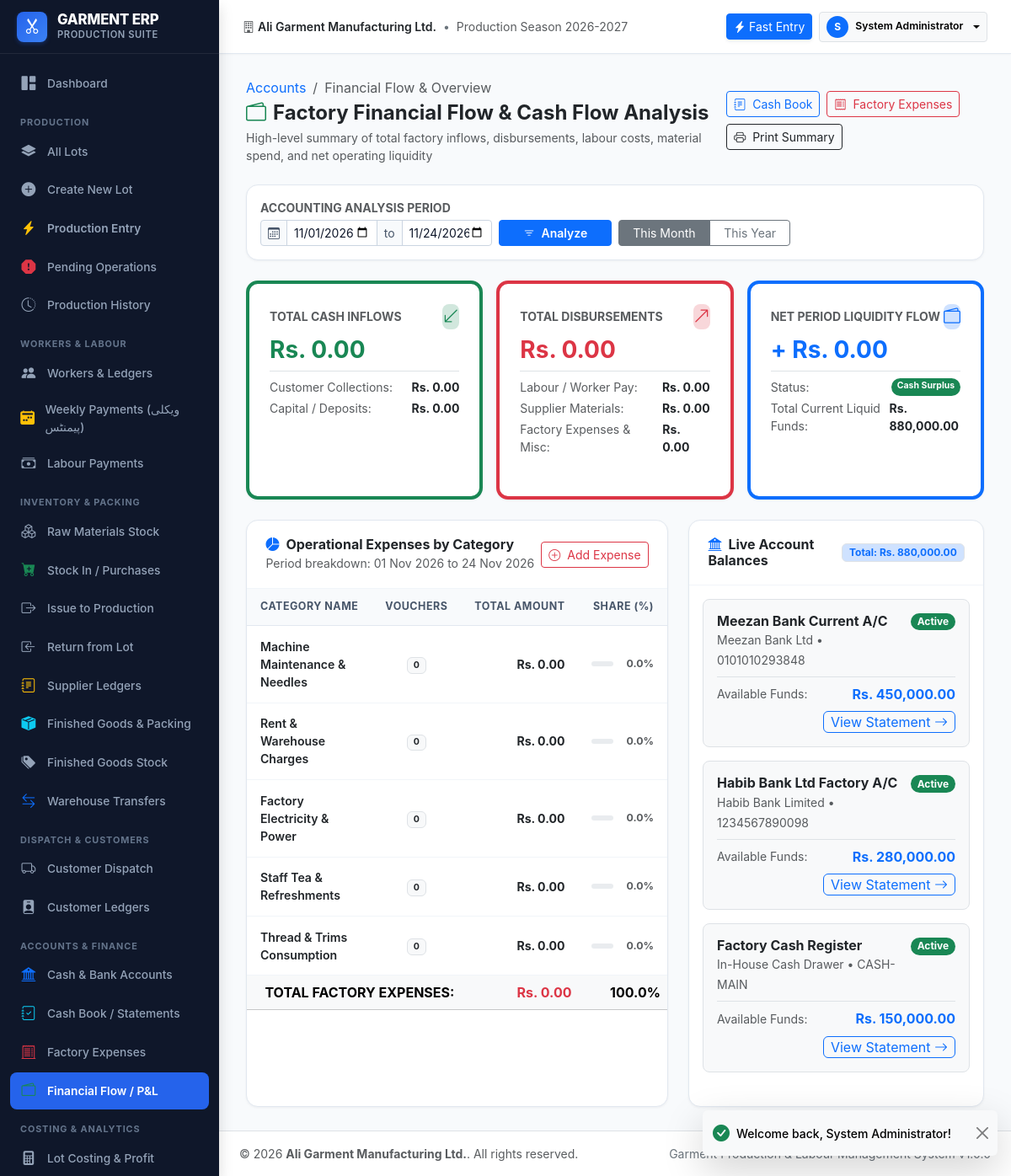
/modules/accounts/overview.php (signed in), run on the app's committed database.
### tables this page shows
CREATE TABLE `users` (
    `id` INT AUTO_INCREMENT PRIMARY KEY,
    `username` VARCHAR(50) NOT NULL UNIQUE,
    `password_hash` VARCHAR(255) NOT NULL,
    `full_name` VARCHAR(100) NOT NULL,
    `role_id` INT NOT NULL,
    `phone` VARCHAR(30) NULL,
    `email` VARCHAR(100) NULL,
    `is_active` TINYINT(1) NOT NULL DEFAULT 1,
    `created_at` DATETIME NOT NULL DEFAULT CURRENT_TIMESTAMP,
    `updated_at` DATETIME NOT NULL DEFAULT CURRENT_TIMESTAMP ON UPDATE CURRENT_TIMESTAMP,
    FOREIGN KEY (`role_id`) REFERENCES `roles`(`id`)
);

CREATE TABLE `cash_bank_accounts` (
    `id` INT AUTO_INCREMENT PRIMARY KEY,
    `account_name` VARCHAR(100) NOT NULL,
    `account_number` VARCHAR(50) NULL,
    `bank_name` VARCHAR(100) NULL,
    `current_balance` DECIMAL(14,2) NOT NULL DEFAULT 0.00,
    `is_active` TINYINT(1) NOT NULL DEFAULT 1
);

### modules/accounts/overview.php (the view, shortened to what the rows shown need)
<?php
require_once __DIR__ . '/../../config/config.php';
require_once __DIR__ . '/../../config/auth.php';
require_login();
$db = get_db();
$accounts = $db->query("SELECT * FROM cash_bank_accounts ORDER BY is_active DESC, current_balance DESC")->fetchAll();
require_once __DIR__ . '/../../includes/header.php';
?>
<div class="app-main">
    <?php require_once __DIR__ . '/../../includes/topbar.php'; ?>
    <div class="app-content">
        <div class="row g-4">
            <div class="col-12 col-lg-7">
                <div class="card-modern h-100">
                    <div class="card-modern-body p-0">
                        <div class="table-responsive">
                            <table class="table table-modern align-middle mb-0">
                                <thead>
                                    <tr>
                                        <th>Category Name</th>
                                        <th class="text-center">Vouchers</th>
                                        <th class="text-end">Total Amount</th>
                                        <th class="text-end" style="width: 140px;">Share (%)</th>
                                    </tr>
                                </thead>
                            </table>
                        </div>
                    </div>
                </div>
            </div>
            <div class="col-12 col-lg-5">
                <div class="card-modern h-100">
                    <div class="card-modern-body p-3">
                        <div class="d-flex flex-column gap-3">
                            <?php foreach ($accounts as $acc):
                            ?>
                                <div class="p-3 border rounded-3 bg-light">
                                    <div class="d-flex justify-content-between align-items-start mb-1">
                                        <div>
                                            <h6 class="fw-bold text-dark mb-0"><?= clean($acc['account_name']) ?></h6>
                                            <span class="small text-muted"><?= clean($acc['bank_name']) ?> • <?= clean($acc['account_number'] ?: '—') ?></span>
                                        </div>
                                        <span class="badge <?= $acc['is_active'] ? 'bg-success' : 'bg-secondary' ?> rounded-pill">
                                            <?= $acc['is_active'] ? 'Active' : 'Inactive' ?>
                                        </span>
                                    </div>
                                    <div class="d-flex justify-content-between align-items-center mt-2 pt-2 border-top">
                                        <span class="small text-muted">Available Funds:</span>
                                        <span class="fw-bold fs-6 <?= (float)$acc['current_balance'] >= 0 ? 'text-primary' : 'text-danger' ?>">
                                            <?= format_currency($acc['current_balance']) ?>
                                        </span>
                                    </div>
                                    <div class="text-end mt-2">
                                        <a href="<?= BASE_URL ?>modules/accounts/statement.php?account_id=<?= $acc['id'] ?>" class="btn btn-xs btn-outline-primary py-0 px-2 small">
                                            View Statement <i class="bi bi-arrow-right"></i>
                                        </a>
                                    </div>
                                </div>
                            <?php endforeach; ?>
                        </div>
                    </div>
                </div>
            </div>
        </div>
    </div>
<?php require_once __DIR__ . '/../../includes/footer.php'; ?>

### includes/topbar.php (shortened to what the rows shown need)
<?php
$currentUser = current_user();
?>
<header class="app-topbar">
    <div class="d-flex align-items-center gap-2">
        <div class="dropdown">
            <button class="btn btn-sm btn-light border dropdown-toggle d-flex align-items-center gap-2" type="button" data-bs-toggle="dropdown" aria-expanded="false">
                <div class="bg-primary text-white rounded-circle d-flex align-items-center justify-content-center" style="width: 26px; height: 26px; font-size: 0.75rem; font-weight: 700;">
                    <?= strtoupper(substr($currentUser['full_name'] ?? 'U', 0, 1)) ?>
                </div>
                <span class="d-none d-md-inline fw-semibold small"><?= clean($currentUser['full_name'] ?? 'User') ?></span>
            </button>
        </div>
    </div>
</header>

### data on the page
users: full_name "S", full_name "System Administrator"
cash_bank_accounts: account_name "Meezan Bank Current A/C", bank_name "Meezan Bank Ltd", account_number "0101010293848", is_active "Active", current_balance "Rs. 450,000.00"
cash_bank_accounts: account_name "Habib Bank Ltd Factory A/C", bank_name "Habib Bank Limited", account_number "1234567890098", is_active "Active", current_balance "Rs. 280,000.00"
cash_bank_accounts: account_name "Factory Cash Register", bank_name "In-House Cash Drawer", account_number "CASH-MAIN", is_active "Active", current_balance "Rs. 150,000.00"

### other printed values
get_setting('company_name', 'Garment ERP') "Ali Garment Manufacturing Ltd."
format_currency($totalInflows) "Rs. 0.00"
format_currency($customerInflows) "Rs. 0.00"
format_currency($depositInflows) "Rs. 0.00"
format_currency($totalOutflows) "Rs. 0.00"
format_currency($labourOutflows) "Rs. 0.00"
format_currency($supplierOutflows) "Rs. 0.00"
format_currency($factoryExpenseOutflows + $withdrawalOutflows) "Rs. 0.00"
format_currency($netOperatingCash) "Rs. 0.00"
format_currency($totalLiquidFunds) "Rs. 880,000.00"
format_date($startDate) "01 Nov 2026"
format_date($endDate) "24 Nov 2026"
$ce['name'] "Machine Maintenance & Needles"
$ce['voucher_count'] "0"
format_currency($ce['total']) "Rs. 0.00"
